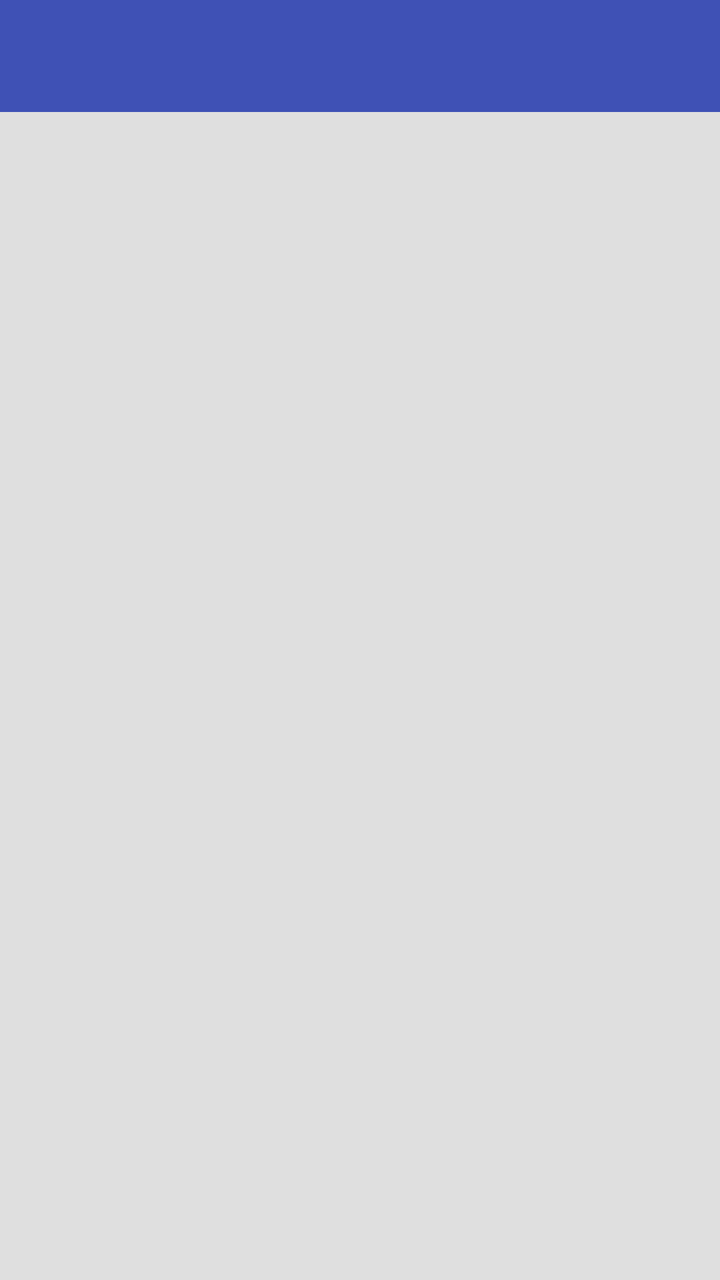
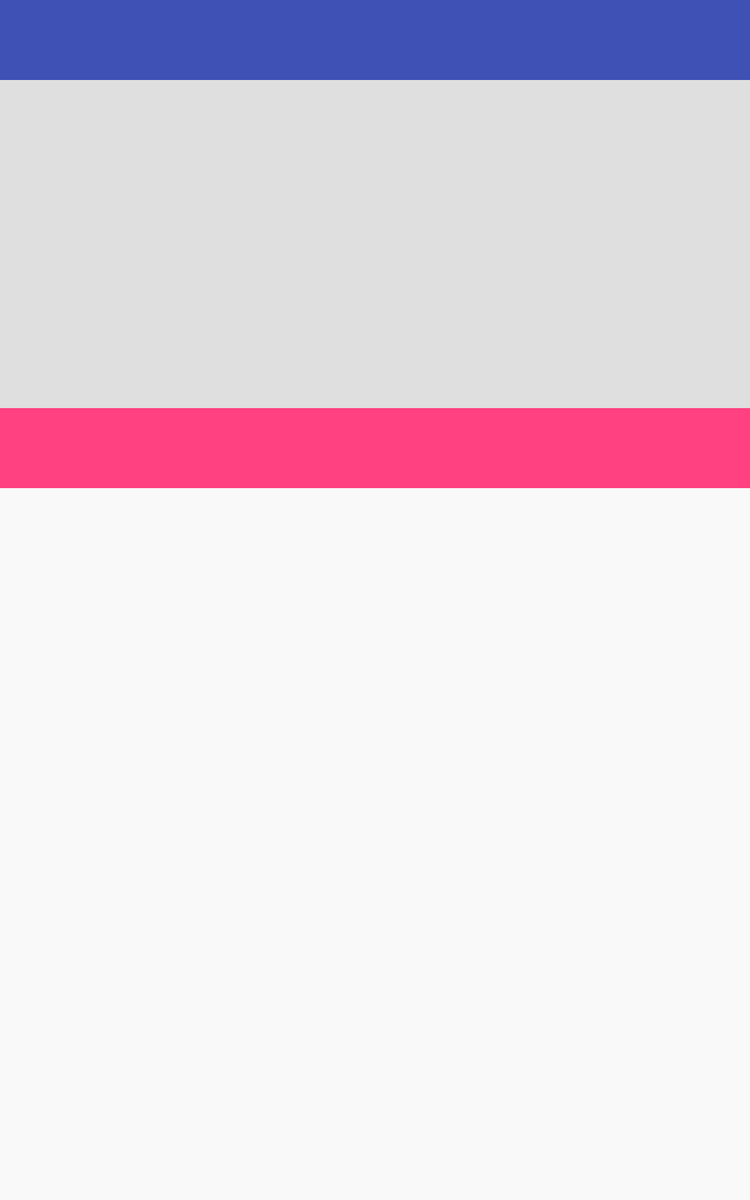

Compare how this app lays out the same screen by default and in its alternative resource folder. The renders come first, then the two layout files and the values they reference.
<!-- AndroidManifest.xml: application theme AppTheme -->
<!-- res/layout/activity_blocly.xml -->
<?xml version="1.0" encoding="utf-8"?>
<android.support.v4.widget.DrawerLayout
    xmlns:android="http://schemas.android.com/apk/res/android"
    android:id="@+id/dl_activity_blocly"
    android:layout_width="match_parent"
    android:layout_height="match_parent">

    <LinearLayout
        android:orientation="vertical"
        android:layout_width="match_parent"
        android:layout_height="match_parent">

        <android.support.v7.widget.Toolbar
            android:id="@+id/tb_activity_blocly"
            android:layout_width="match_parent"
            android:layout_height="wrap_content"
            android:minHeight="?attr/actionBarSize"
            android:background="?attr/colorPrimary"/>

        <FrameLayout
            android:id="@+id/fl_activity_blocly"
            android:layout_width="match_parent"
            android:layout_height="match_parent"/>

    </LinearLayout>

    <android.support.v7.widget.RecyclerView
        android:id="@+id/rv_nav_activity_blocly"
        android:layout_width="280dp"
        android:layout_height="match_parent"
        android:background="?android:windowBackground"
        android:layout_gravity="left"/>

</android.support.v4.widget.DrawerLayout>
<!-- resources referenced by this layout -->
<resources>
  <style name="AppTheme" parent="Theme.AppCompat.NoActionBar">
          <item name="android:windowBackground">@color/windowBackground</item>
          <item name="drawerArrowStyle">@style/DrawerArrow</item>
          <item name="colorPrimary">@color/colorPrimary</item>
          <item name="colorPrimaryDark">@color/colorPrimaryDark</item>
          <item name="colorAccent">@color/colorAccent</item>
      </style>
  <color name="windowBackground">#DFDFDF</color>
  <style name="DrawerArrow" parent="Base.Widget.AppCompat.DrawerArrowToggle">
          <item name="color">@color/actionBarItems</item>
      </style>
  <color name="colorPrimary">#3F51B5</color>
  <color name="colorPrimaryDark">#303F9F</color>
  <color name="colorAccent">#FF4081</color>
  <color name="actionBarItems">@color/dark_gray</color>
  <color name="dark_gray">#3C3C3C</color>
</resources>
<!-- res/layout-h960dp/activity_blocly.xml (the repository's variant of the layout above) -->
<!-- drawn on a 7-inch tablet held upright -->
<?xml version="1.0" encoding="utf-8"?>
<android.support.v4.widget.DrawerLayout xmlns:android="http://schemas.android.com/apk/res/android"
    android:id="@+id/dl_activity_blocly"
    android:layout_width="match_parent" android:layout_height="match_parent">

    <RelativeLayout
        android:layout_width="match_parent"
        android:layout_height="match_parent">

        <android.support.v7.widget.Toolbar
            android:id="@+id/tb_activity_blocly"
            android:layout_width="match_parent"
            android:layout_height="wrap_content"
            android:background="?attr/colorPrimary"/>

        <LinearLayout
            android:layout_width="match_parent"
            android:layout_height="match_parent"
            android:orientation="vertical">

            <FrameLayout
                android:id="@+id/fl_activity_blocly"
                android:layout_width="match_parent"
                android:layout_height="match_parent"
                android:layout_marginTop="?attr/actionBarSize"
                android:layout_weight=".66"/>

            <LinearLayout
                android:id="@+id/ll_item_detail_box"
                android:layout_width="match_parent"
                android:layout_height="match_parent"
                android:orientation="vertical"
                android:layout_weight=".34">

                <android.support.v7.widget.Toolbar
                    android:id="@+id/tb_item_detail_box"
                    android:layout_width="match_parent"
                    android:layout_height="wrap_content"
                    android:background="?attr/colorAccent"/>

                <FrameLayout
                    android:id="@+id/fl_activity_blocly_right_pane"
                    android:layout_width="match_parent"
                    android:layout_height="match_parent"
                    android:background="@color/white_primary"/>
            </LinearLayout>

        </LinearLayout>

    </RelativeLayout>

    <android.support.v7.widget.RecyclerView
        android:id="@+id/rv_nav_activity_blocly"
        android:layout_width="280dp"
        android:layout_height="match_parent"
        android:background="?android:windowBackground"
        android:layout_gravity="left"/>

</android.support.v4.widget.DrawerLayout>
<!-- resources referenced by the variant -->
<!-- as a 7-inch tablet held upright resolves them -->
<resources>
  <color name="white_primary">#F9F9F9</color>
  <style name="AppTheme" parent="Theme.AppCompat.NoActionBar">
          <item name="android:windowBackground">@color/windowBackground</item>
          <item name="drawerArrowStyle">@style/DrawerArrow</item>
          <item name="colorPrimary">@color/colorPrimary</item>
          <item name="colorPrimaryDark">@color/colorPrimaryDark</item>
          <item name="colorAccent">@color/colorAccent</item>
      </style>
  <color name="windowBackground">#DFDFDF</color>
  <style name="DrawerArrow" parent="Base.Widget.AppCompat.DrawerArrowToggle">
          <item name="color">@color/actionBarItems</item>
      </style>
  <color name="colorPrimary">#3F51B5</color>
  <color name="colorPrimaryDark">#303F9F</color>
  <color name="colorAccent">#FF4081</color>
  <color name="actionBarItems">@color/dark_gray</color>
  <color name="dark_gray">#3C3C3C</color>
</resources>
